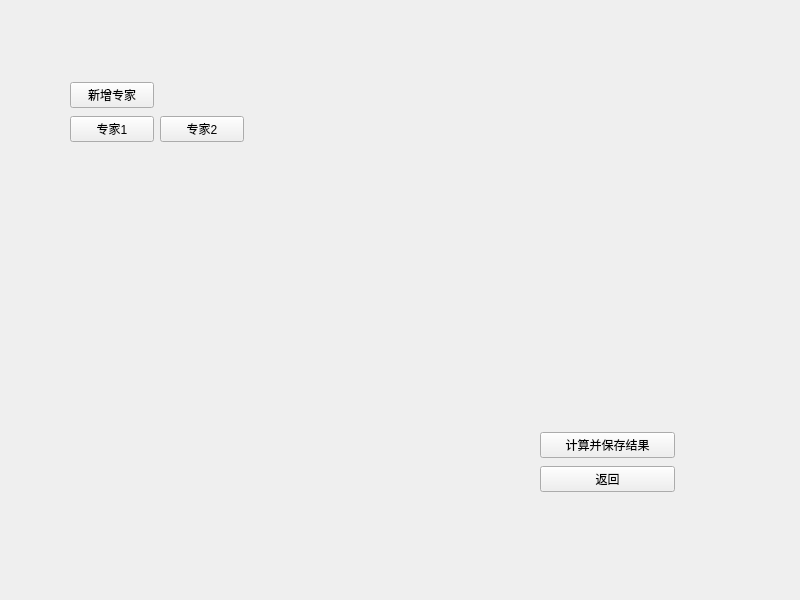
<?xml version="1.0" encoding="UTF-8"?>
<ui version="4.0">
 <class>Form</class>
 <widget class="QWidget" name="Form">
  <property name="geometry">
   <rect>
    <x>0</x>
    <y>0</y>
    <width>800</width>
    <height>600</height>
   </rect>
  </property>
  <property name="windowTitle">
   <string>Form</string>
  </property>
  <widget class="QWidget" name="layoutWidget">
   <property name="geometry">
    <rect>
     <x>540</x>
     <y>430</y>
     <width>135</width>
     <height>66</height>
    </rect>
   </property>
   <layout class="QVBoxLayout" name="verticalLayout">
    <item>
     <widget class="QPushButton" name="pushButton_2">
      <property name="text">
       <string>计算并保存结果</string>
      </property>
     </widget>
    </item>
    <item>
     <widget class="QPushButton" name="pushButton_3">
      <property name="text">
       <string>返回</string>
      </property>
     </widget>
    </item>
   </layout>
  </widget>
  <widget class="QWidget" name="layoutWidget">
   <property name="geometry">
    <rect>
     <x>70</x>
     <y>80</y>
     <width>174</width>
     <height>66</height>
    </rect>
   </property>
   <layout class="QGridLayout" name="gridLayout">
    <item row="0" column="0">
     <widget class="QPushButton" name="pushButton">
      <property name="text">
       <string>新增专家</string>
      </property>
     </widget>
    </item>
    <item row="1" column="0">
     <widget class="QPushButton" name="pushButton_4">
      <property name="text">
       <string>专家1</string>
      </property>
     </widget>
    </item>
    <item row="1" column="1">
     <widget class="QPushButton" name="pushButton_5">
      <property name="text">
       <string>专家2</string>
      </property>
     </widget>
    </item>
   </layout>
  </widget>
 </widget>
 <resources/>
 <connections>
  <connection>
   <sender>pushButton_3</sender>
   <signal>clicked()</signal>
   <receiver>Form</receiver>
   <slot>close()</slot>
   <hints>
    <hint type="sourcelabel">
     <x>557</x>
     <y>484</y>
    </hint>
    <hint type="destinationlabel">
     <x>582</x>
     <y>545</y>
    </hint>
   </hints>
  </connection>
 </connections>
</ui>
